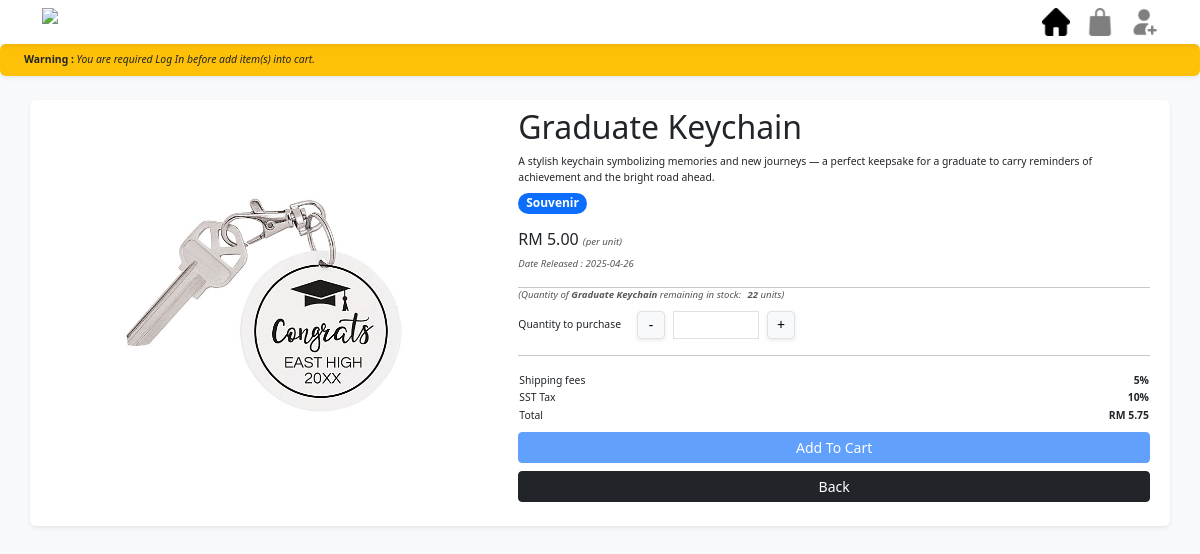
Screenshot of /Frontend/user/ProductDetails.php?ProductID=3 with the database file from the repository.
### tables this page shows
CREATE TABLE `product` (
  `ID` int(11) NOT NULL,
  `Name` varchar(50) NOT NULL,
  `Desc` text NOT NULL,
  `Quantity` int(11) NOT NULL,
  `Price` double NOT NULL,
  `ImgPath` varchar(200) DEFAULT NULL,
  `Status` bit(1) NOT NULL DEFAULT b'1',
  `DateRelease` date NOT NULL DEFAULT current_timestamp()
);

CREATE TABLE `category` (
  `ID` int(11) NOT NULL,
  `Text` varchar(20) NOT NULL,
  `Description` varchar(50) NOT NULL
);

### Backend/ProductBackend.php (called while the page is built, shortened)
<?php
function getProductByID($id){
    $con = new mysqli(DB_HOST, DB_USER, DB_PASS, DB_NAME);
    $sql = "SELECT * FROM product WHERE ID = $id";
    $result = $con->query($sql);
    $product = null;
    if ($result->num_rows === 1) {
        $product = $result->fetch_assoc();
    }
    return $product;
}
function getProductCategories($productID){
    $con = new mysqli(DB_HOST, DB_USER, DB_PASS, DB_NAME);
    $sql = "SELECT CategoryID FROM productcategory WHERE ProductID = $productID";
    $result = $con->query($sql);
    $categoriesID = [];
    while ($row = $result->fetch_object())
    { $categoriesID[] = $row->CategoryID; }
    $categories = [];
    if($categoriesID != null){
        $IDs = implode(',',$categoriesID);
        $sql = "SELECT * FROM category WHERE ID IN ($IDs)";
        $result = $con->query($sql);
        while ($row = $result->fetch_object())
        { $categories[] = $row; }
    }
    return $categories;
}

### Frontend/user/ProductDetails.php (the view, shortened to what this page needs)
<?php
    require '../../Backend/ProductBackend.php';
    $product = null;
    if(isset($_POST['add'])){
        $productID = $_GET['ProductID'];
        $quantity = $_POST['quantity'];
        $id = (int)$productID;
        $product = getProductByID($id);
        if($quantity!=null && $quantity > 0){
            addItemToCart($_SESSION['LoggedUser']['ID'], $productID, $quantity);
            $addedToCart = true;
        }
    }else if(isset($_GET['ProductID'])){
        $id = (int)$_GET['ProductID'];
        $product = getProductByID($id);
    }
?>
<!DOCTYPE html>
<html lang="en">
<head>
    <link rel="stylesheet" href="../Style/css/bootstrap/bootstrap.css">
    <link rel="stylesheet" href="../Style/css/style.css">
    <link rel="stylesheet" href="../Style/css/User/shop.css">
    <link rel="stylesheet" href="../Style/css/User/productDetails.css">
</head>
<body class="bg-light">
    <?php include "Header.php" ?>
    <?php
        if(!isset($product)){
            printf(
                '<div class="notification bg-danger shadow-sm text-white w-100 rounded px-4 py-2 my-1 justify-content-between" id="notiContainer">
                    <p><b>%s</b> <a href="Shop.php?CategoryID=All" class="text-white ms-2">Click Here To Back</a></p>
                </div>',
                'Product Not Found'
            );
        }else{
            if(!isset($_SESSION['LoggedUser'])){
                printf(
                    '<div class="notification bg-warning shadow-sm w-100 rounded px-4 py-2 my-1 justify-content-between" id="notiContainer">
                        <p><b>Warning : </b><i> You are required Log In before add item(s) into cart.</i></p>
                    </div>'
                );
            }
            printf('<form class="container-sm mx-auto bg-white shadow-sm rounded row productContainer p-lg-2 p-3 pb-lg-4 my-lg-4 mt-4" method="post" onsubmit="enableInputBeforeSubmit(\'quantity\')>
                        <input type="hidden" name="productID" value="%d">
                        <div class="col-lg-5 d-flex justify-content-center align-items-center">
                            <img class="productImg" src="%s" alt="">
                        </div>
                        <div class="col-lg-7 d-flex flex-column justify-content-between">
                            <div>
                                <h2>%s</h2>
                                <p>%s</p>
                                <div class="d-flex mt-2">',$product['ID'], $product['ImgPath'], $product['Name'],$product['Desc']);
            foreach(getProductCategories($product['ID']) as $category){
                printf('<p class="badge rounded-pill text-bg-primary me-1">%s</p>',$category->Text);
            }
            printf('            </div>
                            </div>
                            <div class="d-flex flex-column py-3">
                                <h6>RM %.2f <small><i class="text-gray">(per unit)</i></small></h6>
                                <small><i class="text-gray">Date Released : %s</i></small>
                            </div>
                            <hr>
                            <small class="text-gray mb-2"><i>(Quantity of <b>%s</b> remaining in stock: <b class="ms-1">%d </b>units)</i></small>
                            <div class="d-flex align-items-center">
                                <p class="me-3">Quantity to purchase </p>
                                <button type="button" class="btn btn-sm btn-light shadow-sm border iconImg d-flex align-items-center justify-content-center" onclick="decrease(\'quantity\')">-</button>
                                <input  type="number" min="%d" max="%d" name="quantity" id="quantity" class="border mx-2">
                                <button type="button" class="btn btn-sm btn-light shadow-sm border iconImg d-flex align-items-center justify-content-center" onclick="increase(\'quantity\')">+</button>
                            </div>
                            <hr class="my-3">
                            <table>
                                <tr>
                                    <td><p>Shipping fees</p></td>
                                    <td><p class="text-end"><b>5%%</b></p></td>
                                </tr>
                                <tr>
                                    <td><p>SST Tax</p></td>
                                    <td><p class="text-end"><b>10%%</b></p></td>
                                </tr>
                                <tr>
                                    <td><p>Total</p></td>
                                    <td><p class="text-end"><b>RM %.2f</b></p></td>
                                </tr>
                            </table>
                            <input type="submit" value="Add To Cart" name="add" class="btn btn-primary btn-sm my-2" %s>
                            <a class="btn btn-dark btn-sm" href="Shop.php?CategoryID=All">Back</a>
                        </div>
                    </form>',$product['Price'],$product['DateRelease'],$product['Name'],$product['Quantity'], 0, $product['Quantity'], $product['Price']*1.15, isset($_SESSION['LoggedUser'])?"":"disabled");
        }
    ?>
</body>
</html>

### Frontend/Style/css/style.css (style rules this page uses)
body { padding-top: 5vh; }
hr { margin: 0; padding: 0; }
p { font-size: 1.3vh; padding: 0; margin: 0; }
small { font-size: 1.2vh; padding: 0; margin: 0; }
.text-gray { color: rgb(86, 86, 86); }
.iconImg { height: 5vh; width: 5vh; }
.iconImg { height: 3.5vh; width: 3.5vh; }
.notification { display: flex; animation: grow 0.5s; z-index:1; }

### Frontend/Style/css/User/shop.css (style rules this page uses)
.productContainer { min-height: 30vh; }
.productImg { height: 30vh; }

### rows the page displays
product: ImgPath (picture), Name "Graduate Keychain", Desc "A stylish keychain symbolizing memories and new journeys — a perfect keepsake for a graduate to carry reminders of achievement and the bright road ahead.", Price "5.00", DateRelease "2025-04-26", Quantity "22", $product['Price']*1.15 "5.75"
category: Text "Souvenir"
